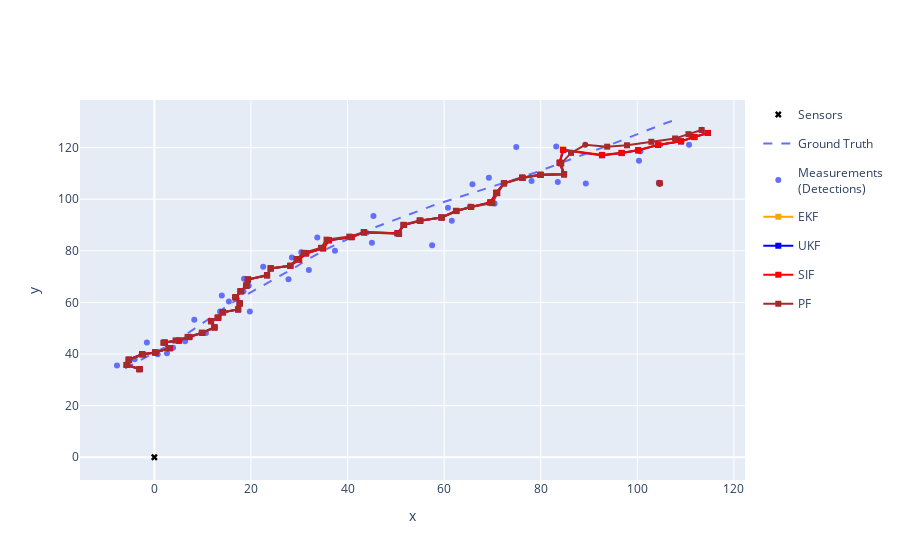

This figure's notebook cell:
### Markdown cell above
Finally, we plot the results:

### Code cell
plotter.plot_tracks(tracks_EKF, [0, 2], track_label="EKF", line=dict(color="orange"),
                    uncertainty=False)
plotter.plot_tracks(tracks_UKF, [0, 2], track_label="UKF", line=dict(color="blue"),
                    uncertainty=False)
plotter.plot_tracks(tracks_SIF, [0, 2], track_label="SIF", line=dict(color="red"),
                    uncertainty=False)
#plotter.plot_tracks(tracks_EnKF, [0, 2], track_label="EnKF", line=dict(color="green"),
#                    uncertainty=False)
plotter.plot_tracks(tracks_PF, [0, 2], track_label="PF", line=dict(color="brown"),
                    uncertainty=False)
plotter.fig
